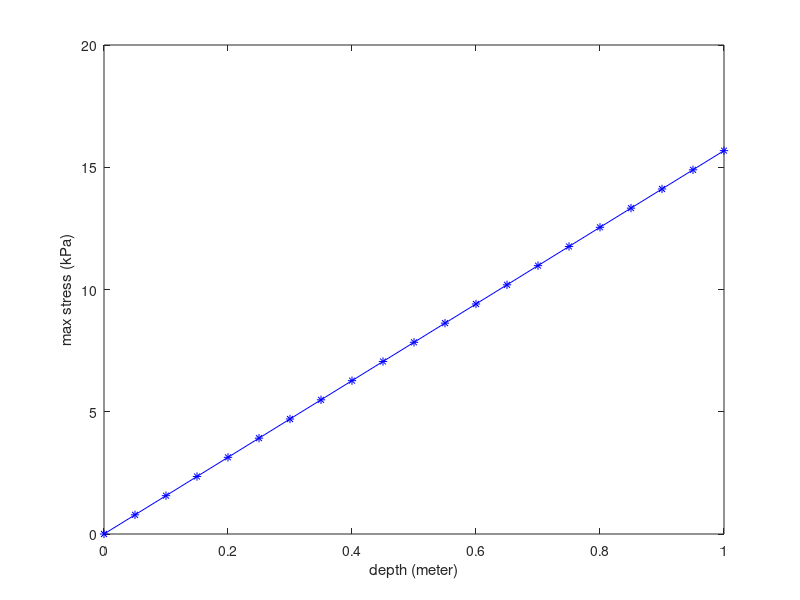

Write the MATLAB code that produced this figure.
rho=1.6e+3;
g=9.8;
h=0:0.05:1;
stress=rho*g*h/1000;
plot(h,stress,'b-*');
xlabel('depth (meter)');
ylabel('max stress (kPa)');

